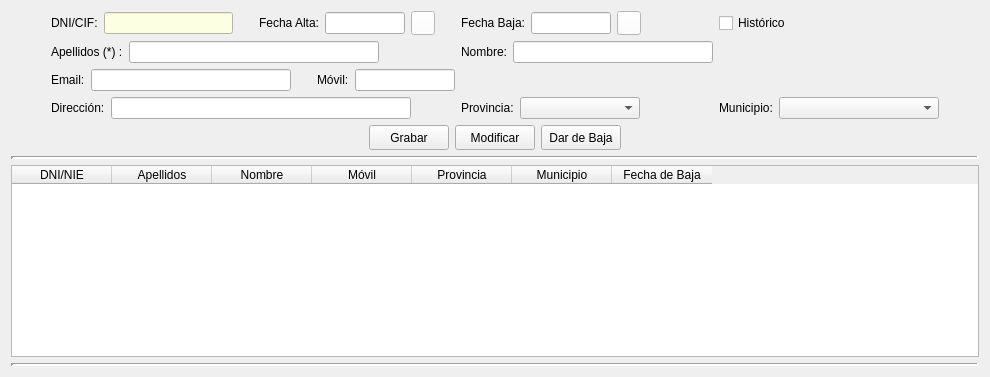
      <widget class="QWidget" name="pesClientes">
       <attribute name="title">
        <string>CLIENTES</string>
       </attribute>
       <layout class="QVBoxLayout" name="verticalLayout">
        <property name="sizeConstraint">
         <enum>QLayout::SetDefaultConstraint</enum>
        </property>
        <item>
         <layout class="QHBoxLayout" name="horizontalLayout_14">
          <item>
           <spacer name="horizontalSpacer_3">
            <property name="orientation">
             <enum>Qt::Horizontal</enum>
            </property>
            <property name="sizeHint" stdset="0">
             <size>
              <width>40</width>
              <height>20</height>
             </size>
            </property>
           </spacer>
          </item>
          <item>
           <layout class="QGridLayout" name="gridLayout">
            <item row="0" column="4">
             <layout class="QHBoxLayout" name="horizontalLayout_8">
              <item alignment="Qt::AlignLeft">
               <widget class="QLabel" name="lblBajacli">
                <property name="text">
                 <string>Fecha Baja:</string>
                </property>
                <property name="alignment">
                 <set>Qt::AlignRight|Qt::AlignTrailing|Qt::AlignVCenter</set>
                </property>
               </widget>
              </item>
              <item>
               <widget class="QLineEdit" name="txtBajacli">
                <property name="minimumSize">
                 <size>
                  <width>80</width>
                  <height>0</height>
                 </size>
                </property>
                <property name="maximumSize">
                 <size>
                  <width>80</width>
                  <height>16777215</height>
                 </size>
                </property>
                <property name="alignment">
                 <set>Qt::AlignCenter</set>
                </property>
               </widget>
              </item>
              <item>
               <widget class="QPushButton" name="btnBajacli">
                <property name="minimumSize">
                 <size>
                  <width>24</width>
                  <height>24</height>
                 </size>
                </property>
                <property name="maximumSize">
                 <size>
                  <width>24</width>
                  <height>24</height>
                 </size>
                </property>
                <property name="styleSheet">
                 <string notr="true">background-color: #FFF</string>
                </property>
                <property name="text">
                 <string/>
                </property>
                <property name="icon">
                 <iconset>
                  <normaloff>../img/calendar.ico</normaloff>../img/calendar.ico</iconset>
                </property>
                <property name="iconSize">
                 <size>
                  <width>24</width>
                  <height>24</height>
                 </size>
                </property>
               </widget>
              </item>
              <item>
               <spacer name="horizontalSpacer_10">
                <property name="orientation">
                 <enum>Qt::Horizontal</enum>
                </property>
                <property name="sizeHint" stdset="0">
                 <size>
                  <width>40</width>
                  <height>20</height>
                 </size>
                </property>
               </spacer>
              </item>
             </layout>
            </item>
            <item row="3" column="5">
             <layout class="QHBoxLayout" name="horizontalLayout_10">
              <item alignment="Qt::AlignLeft">
               <widget class="QLabel" name="lblMunicli">
                <property name="sizePolicy">
                 <sizepolicy hsizetype="Fixed" vsizetype="Fixed">
                  <horstretch>0</horstretch>
                  <verstretch>0</verstretch>
                 </sizepolicy>
                </property>
                <property name="text">
                 <string>Municipio:</string>
                </property>
               </widget>
              </item>
              <item>
               <widget class="QComboBox" name="cmbMunicli">
                <property name="minimumSize">
                 <size>
                  <width>160</width>
                  <height>0</height>
                 </size>
                </property>
                <property name="maximumSize">
                 <size>
                  <width>180</width>
                  <height>16777215</height>
                 </size>
                </property>
               </widget>
              </item>
             </layout>
            </item>
            <item row="3" column="4">
             <layout class="QHBoxLayout" name="horizontalLayout_6">
              <item>
               <widget class="QLabel" name="lblProvcli">
                <property name="sizePolicy">
                 <sizepolicy hsizetype="Fixed" vsizetype="Fixed">
                  <horstretch>0</horstretch>
                  <verstretch>0</verstretch>
                 </sizepolicy>
                </property>
                <property name="text">
                 <string>Provincia:</string>
                </property>
               </widget>
              </item>
              <item>
               <widget class="QComboBox" name="cmbProvcli">
                <property name="minimumSize">
                 <size>
                  <width>120</width>
                  <height>0</height>
                 </size>
                </property>
                <property name="maximumSize">
                 <size>
                  <width>150</width>
                  <height>16777215</height>
                 </size>
                </property>
               </widget>
              </item>
              <item>
               <spacer name="horizontalSpacer_11">
                <property name="orientation">
                 <enum>Qt::Horizontal</enum>
                </property>
                <property name="sizeHint" stdset="0">
                 <size>
                  <width>40</width>
                  <height>20</height>
                 </size>
                </property>
               </spacer>
              </item>
             </layout>
            </item>
            <item row="0" column="1" colspan="2">
             <layout class="QHBoxLayout" name="horizontalLayout_7">
              <item>
               <widget class="QLabel" name="lblAltacli">
                <property name="text">
                 <string>Fecha Alta:</string>
                </property>
                <property name="alignment">
                 <set>Qt::AlignCenter</set>
                </property>
               </widget>
              </item>
              <item>
               <widget class="QLineEdit" name="txtAltacli">
                <property name="minimumSize">
                 <size>
                  <width>80</width>
                  <height>0</height>
                 </size>
                </property>
                <property name="maximumSize">
                 <size>
                  <width>80</width>
                  <height>16777215</height>
                 </size>
                </property>
                <property name="alignment">
                 <set>Qt::AlignCenter</set>
                </property>
               </widget>
              </item>
              <item>
               <widget class="QPushButton" name="btnAltacli">
                <property name="minimumSize">
                 <size>
                  <width>24</width>
                  <height>24</height>
                 </size>
                </property>
                <property name="maximumSize">
                 <size>
                  <width>24</width>
                  <height>24</height>
                 </size>
                </property>
                <property name="styleSheet">
                 <string notr="true">background-color: #FFF</string>
                </property>
                <property name="text">
                 <string/>
                </property>
                <property name="icon">
                 <iconset>
                  <normaloff>../img/calendar.ico</normaloff>../img/calendar.ico</iconset>
                </property>
                <property name="iconSize">
                 <size>
                  <width>24</width>
                  <height>24</height>
                 </size>
                </property>
               </widget>
              </item>
              <item>
               <spacer name="horizontalSpacer_8">
                <property name="orientation">
                 <enum>Qt::Horizontal</enum>
                </property>
                <property name="sizeType">
                 <enum>QSizePolicy::Fixed</enum>
                </property>
                <property name="sizeHint" stdset="0">
                 <size>
                  <width>20</width>
                  <height>20</height>
                 </size>
                </property>
               </spacer>
              </item>
             </layout>
            </item>
            <item row="2" column="2">
             <layout class="QHBoxLayout" name="horizontalLayout_11">
              <item>
               <widget class="QLabel" name="lblMovilcli">
                <property name="sizePolicy">
                 <sizepolicy hsizetype="Fixed" vsizetype="Fixed">
                  <horstretch>0</horstretch>
                  <verstretch>0</verstretch>
                 </sizepolicy>
                </property>
                <property name="text">
                 <string>Móvil:</string>
                </property>
               </widget>
              </item>
              <item>
               <widget class="QLineEdit" name="txtMovilcli">
                <property name="minimumSize">
                 <size>
                  <width>100</width>
                  <height>0</height>
                 </size>
                </property>
                <property name="maximumSize">
                 <size>
                  <width>100</width>
                  <height>16777215</height>
                 </size>
                </property>
                <property name="alignment">
                 <set>Qt::AlignLeading|Qt::AlignLeft|Qt::AlignVCenter</set>
                </property>
               </widget>
              </item>
             </layout>
            </item>
            <item row="1" column="4">
             <layout class="QHBoxLayout" name="horizontalLayout_9">
              <item alignment="Qt::AlignLeft">
               <widget class="QLabel" name="lblNomcli">
                <property name="sizePolicy">
                 <sizepolicy hsizetype="Fixed" vsizetype="Fixed">
                  <horstretch>0</horstretch>
                  <verstretch>0</verstretch>
                 </sizepolicy>
                </property>
                <property name="text">
                 <string>Nombre:</string>
                </property>
                <property name="alignment">
                 <set>Qt::AlignRight|Qt::AlignTrailing|Qt::AlignVCenter</set>
                </property>
               </widget>
              </item>
              <item>
               <widget class="QLineEdit" name="txtNomcli">
                <property name="minimumSize">
                 <size>
                  <width>200</width>
                  <height>0</height>
                 </size>
                </property>
                <property name="maximumSize">
                 <size>
                  <width>200</width>
                  <height>300</height>
                 </size>
                </property>
                <property name="text">
                 <string/>
                </property>
                <property name="alignment">
                 <set>Qt::AlignLeading|Qt::AlignLeft|Qt::AlignVCenter</set>
                </property>
               </widget>
              </item>
             </layout>
            </item>
            <item row="0" column="5">
             <widget class="QCheckBox" name="chkHistoriacli">
              <property name="sizePolicy">
               <sizepolicy hsizetype="Fixed" vsizetype="Fixed">
                <horstretch>0</horstretch>
                <verstretch>0</verstretch>
               </sizepolicy>
              </property>
              <property name="text">
               <string>Histórico</string>
              </property>
              <property name="checked">
               <bool>false</bool>
              </property>
              <property name="autoRepeat">
               <bool>false</bool>
              </property>
             </widget>
            </item>
            <item row="1" column="0" colspan="3">
             <layout class="QHBoxLayout" name="horizontalLayout_4">
              <item alignment="Qt::AlignLeft">
               <widget class="QLabel" name="lblApelcli">
                <property name="sizePolicy">
                 <sizepolicy hsizetype="Fixed" vsizetype="Fixed">
                  <horstretch>0</horstretch>
                  <verstretch>0</verstretch>
                 </sizepolicy>
                </property>
                <property name="text">
                 <string>Apellidos (*) :</string>
                </property>
               </widget>
              </item>
              <item>
               <widget class="QLineEdit" name="txtApelcli">
                <property name="minimumSize">
                 <size>
                  <width>250</width>
                  <height>0</height>
                 </size>
                </property>
                <property name="maximumSize">
                 <size>
                  <width>300</width>
                  <height>16777215</height>
                 </size>
                </property>
               </widget>
              </item>
              <item>
               <spacer name="horizontalSpacer_9">
                <property name="orientation">
                 <enum>Qt::Horizontal</enum>
                </property>
                <property name="sizeHint" stdset="0">
                 <size>
                  <width>40</width>
                  <height>20</height>
                 </size>
                </property>
               </spacer>
              </item>
             </layout>
            </item>
            <item row="2" column="0" colspan="2">
             <layout class="QHBoxLayout" name="horizontalLayout_5">
              <item alignment="Qt::AlignLeft">
               <widget class="QLabel" name="lblEmailcli">
                <property name="sizePolicy">
                 <sizepolicy hsizetype="Fixed" vsizetype="Fixed">
                  <horstretch>0</horstretch>
                  <verstretch>0</verstretch>
                 </sizepolicy>
                </property>
                <property name="text">
                 <string>Email:</string>
                </property>
               </widget>
              </item>
              <item>
               <widget class="QLineEdit" name="txtEmailcli">
                <property name="minimumSize">
                 <size>
                  <width>200</width>
                  <height>0</height>
                 </size>
                </property>
                <property name="maximumSize">
                 <size>
                  <width>250</width>
                  <height>16777215</height>
                 </size>
                </property>
                <property name="text">
                 <string/>
                </property>
               </widget>
              </item>
              <item>
               <spacer name="horizontalSpacer_7">
                <property name="orientation">
                 <enum>Qt::Horizontal</enum>
                </property>
                <property name="sizeType">
                 <enum>QSizePolicy::Fixed</enum>
                </property>
                <property name="sizeHint" stdset="0">
                 <size>
                  <width>20</width>
                  <height>20</height>
                 </size>
                </property>
               </spacer>
              </item>
             </layout>
            </item>
            <item row="0" column="0">
             <layout class="QHBoxLayout" name="horizontalLayout_3">
              <item alignment="Qt::AlignLeft">
               <widget class="QLabel" name="lblDnicli">
                <property name="sizePolicy">
                 <sizepolicy hsizetype="Fixed" vsizetype="Fixed">
                  <horstretch>0</horstretch>
                  <verstretch>0</verstretch>
                 </sizepolicy>
                </property>
                <property name="text">
                 <string>DNI/CIF:</string>
                </property>
               </widget>
              </item>
              <item>
               <widget class="QLineEdit" name="txtDnicli">
                <property name="minimumSize">
                 <size>
                  <width>120</width>
                  <height>0</height>
                 </size>
                </property>
                <property name="maximumSize">
                 <size>
                  <width>150</width>
                  <height>16777215</height>
                 </size>
                </property>
                <property name="styleSheet">
                 <string notr="true">background-color:rgb(252, 255, 225)</string>
                </property>
               </widget>
              </item>
              <item>
               <spacer name="horizontalSpacer_5">
                <property name="orientation">
                 <enum>Qt::Horizontal</enum>
                </property>
                <property name="sizeType">
                 <enum>QSizePolicy::Fixed</enum>
                </property>
                <property name="sizeHint" stdset="0">
                 <size>
                  <width>20</width>
                  <height>20</height>
                 </size>
                </property>
               </spacer>
              </item>
             </layout>
            </item>
            <item row="3" column="0" colspan="3">
             <layout class="QHBoxLayout" name="horizontalLayout_12">
              <item alignment="Qt::AlignLeft">
               <widget class="QLabel" name="lblDircli">
                <property name="sizePolicy">
                 <sizepolicy hsizetype="Fixed" vsizetype="Fixed">
                  <horstretch>0</horstretch>
                  <verstretch>0</verstretch>
                 </sizepolicy>
                </property>
                <property name="text">
                 <string>Dirección:</string>
                </property>
               </widget>
              </item>
              <item>
               <widget class="QLineEdit" name="txtDircli">
                <property name="minimumSize">
                 <size>
                  <width>300</width>
                  <height>0</height>
                 </size>
                </property>
                <property name="maximumSize">
                 <size>
                  <width>300</width>
                  <height>16777215</height>
                 </size>
                </property>
               </widget>
              </item>
              <item>
               <spacer name="horizontalSpacer_6">
                <property name="orientation">
                 <enum>Qt::Horizontal</enum>
                </property>
                <property name="sizeHint" stdset="0">
                 <size>
                  <width>40</width>
                  <height>20</height>
                 </size>
                </property>
               </spacer>
              </item>
             </layout>
            </item>
           </layout>
          </item>
          <item>
           <spacer name="horizontalSpacer_4">
            <property name="orientation">
             <enum>Qt::Horizontal</enum>
            </property>
            <property name="sizeHint" stdset="0">
             <size>
              <width>40</width>
              <height>20</height>
             </size>
            </property>
           </spacer>
          </item>
         </layout>
        </item>
        <item>
         <layout class="QHBoxLayout" name="horizontalLayout_2">
          <item>
           <spacer name="horizontalSpacer">
            <property name="orientation">
             <enum>Qt::Horizontal</enum>
            </property>
            <property name="sizeHint" stdset="0">
             <size>
              <width>40</width>
              <height>20</height>
             </size>
            </property>
           </spacer>
          </item>
          <item>
           <layout class="QHBoxLayout" name="horizontalLayout">
            <item>
             <widget class="QPushButton" name="btnGrabarcli">
              <property name="minimumSize">
               <size>
                <width>80</width>
                <height>25</height>
               </size>
              </property>
              <property name="maximumSize">
               <size>
                <width>80</width>
                <height>25</height>
               </size>
              </property>
              <property name="text">
               <string>Grabar</string>
              </property>
             </widget>
            </item>
            <item>
             <widget class="QPushButton" name="btnModifcli">
              <property name="minimumSize">
               <size>
                <width>80</width>
                <height>25</height>
               </size>
              </property>
              <property name="maximumSize">
               <size>
                <width>80</width>
                <height>25</height>
               </size>
              </property>
              <property name="text">
               <string>Modificar</string>
              </property>
             </widget>
            </item>
            <item>
             <widget class="QPushButton" name="btnDelcli">
              <property name="minimumSize">
               <size>
                <width>80</width>
                <height>25</height>
               </size>
              </property>
              <property name="maximumSize">
               <size>
                <width>80</width>
                <height>25</height>
               </size>
              </property>
              <property name="text">
               <string>Dar de Baja</string>
              </property>
             </widget>
            </item>
           </layout>
          </item>
          <item>
           <spacer name="horizontalSpacer_2">
            <property name="orientation">
             <enum>Qt::Horizontal</enum>
            </property>
            <property name="sizeHint" stdset="0">
             <size>
              <width>40</width>
              <height>20</height>
             </size>
            </property>
           </spacer>
          </item>
         </layout>
        </item>
        <item>
         <widget class="Line" name="line">
          <property name="lineWidth">
           <number>3</number>
          </property>
          <property name="orientation">
           <enum>Qt::Horizontal</enum>
          </property>
         </widget>
        </item>
        <item>
         <widget class="QTableWidget" name="tablaClientes">
          <property name="editTriggers">
           <set>QAbstractItemView::NoEditTriggers</set>
          </property>
          <property name="selectionMode">
           <enum>QAbstractItemView::SingleSelection</enum>
          </property>
          <property name="selectionBehavior">
           <enum>QAbstractItemView::SelectRows</enum>
          </property>
          <attribute name="verticalHeaderVisible">
           <bool>false</bool>
          </attribute>
          <column>
           <property name="text">
            <string>DNI/NIE</string>
           </property>
          </column>
          <column>
           <property name="text">
            <string>Apellidos</string>
           </property>
          </column>
          <column>
           <property name="text">
            <string>Nombre</string>
           </property>
          </column>
          <column>
           <property name="text">
            <string>Móvil</string>
           </property>
          </column>
          <column>
           <property name="text">
            <string>Provincia</string>
           </property>
          </column>
          <column>
           <property name="text">
            <string>Municipio</string>
           </property>
          </column>
          <column>
           <property name="text">
            <string>Fecha de Baja</string>
           </property>
          </column>
         </widget>
        </item>
        <item>
         <widget class="Line" name="line_2">
          <property name="lineWidth">
           <number>3</number>
          </property>
          <property name="orientation">
           <enum>Qt::Horizontal</enum>
          </property>
         </widget>
        </item>
       </layout>
      </widget>
